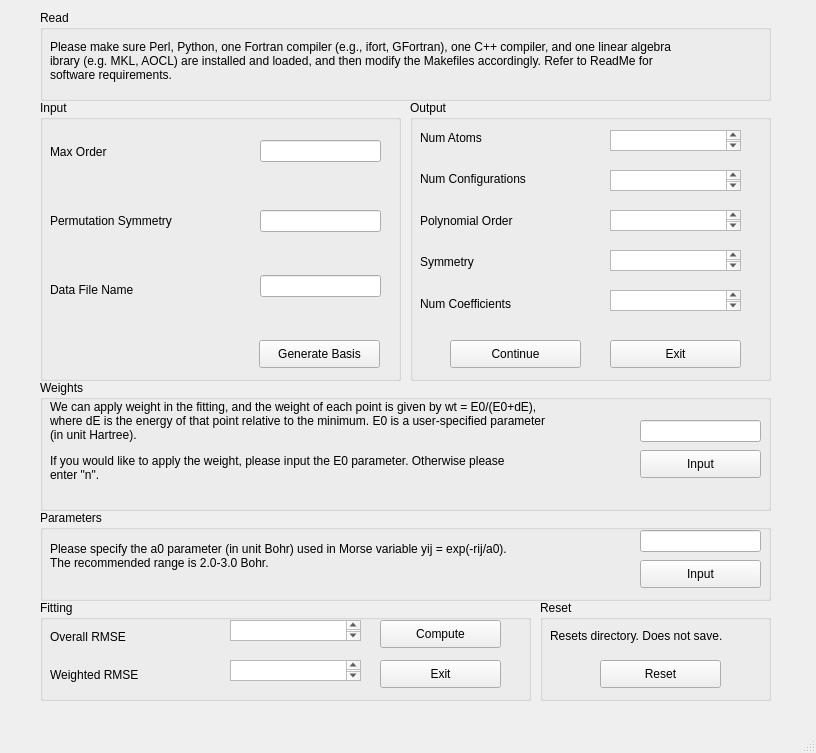
<?xml version="1.0" encoding="UTF-8"?>
<ui version="4.0">
 <class>MainWindow</class>
 <widget class="QMainWindow" name="MainWindow">
  <property name="geometry">
   <rect>
    <x>0</x>
    <y>0</y>
    <width>816</width>
    <height>753</height>
   </rect>
  </property>
  <property name="windowTitle">
   <string>MainWindow</string>
  </property>
  <widget class="QWidget" name="centralwidget">
   <widget class="QGroupBox" name="groupBox">
    <property name="geometry">
     <rect>
      <x>40</x>
      <y>100</y>
      <width>361</width>
      <height>281</height>
     </rect>
    </property>
    <property name="title">
     <string>Input</string>
    </property>
    <widget class="QWidget" name="gridLayoutWidget">
     <property name="geometry">
      <rect>
       <x>10</x>
       <y>20</y>
       <width>181</width>
       <height>201</height>
      </rect>
     </property>
     <layout class="QGridLayout" name="gridLayout">
      <property name="horizontalSpacing">
       <number>60</number>
      </property>
      <item row="1" column="0">
       <widget class="QLabel" name="label_2">
        <property name="text">
         <string>Permutation Symmetry</string>
        </property>
       </widget>
      </item>
      <item row="0" column="0">
       <widget class="QLabel" name="label">
        <property name="text">
         <string>Max Order</string>
        </property>
       </widget>
      </item>
      <item row="2" column="0">
       <widget class="QLabel" name="label_3">
        <property name="text">
         <string>Data File Name</string>
        </property>
       </widget>
      </item>
     </layout>
    </widget>
    <widget class="QPushButton" name="button1">
     <property name="geometry">
      <rect>
       <x>219</x>
       <y>240</y>
       <width>121</width>
       <height>28</height>
      </rect>
     </property>
     <property name="text">
      <string>Generate Basis</string>
     </property>
    </widget>
   </widget>
   <widget class="QGroupBox" name="groupBox_2">
    <property name="geometry">
     <rect>
      <x>410</x>
      <y>100</y>
      <width>361</width>
      <height>281</height>
     </rect>
    </property>
    <property name="title">
     <string>Output</string>
    </property>
    <widget class="QWidget" name="verticalLayoutWidget">
     <property name="geometry">
      <rect>
       <x>10</x>
       <y>20</y>
       <width>341</width>
       <height>201</height>
      </rect>
     </property>
     <layout class="QVBoxLayout" name="verticalLayout">
      <item>
       <widget class="QLabel" name="label_4">
        <property name="text">
         <string>Num Atoms</string>
        </property>
       </widget>
      </item>
      <item>
       <widget class="QLabel" name="label_5">
        <property name="text">
         <string>Num Configurations</string>
        </property>
       </widget>
      </item>
      <item>
       <widget class="QLabel" name="label_6">
        <property name="text">
         <string>Polynomial Order</string>
        </property>
       </widget>
      </item>
      <item>
       <widget class="QLabel" name="label_7">
        <property name="text">
         <string>Symmetry</string>
        </property>
       </widget>
      </item>
      <item>
       <widget class="QLabel" name="label_8">
        <property name="text">
         <string>Num Coefficients</string>
        </property>
       </widget>
      </item>
     </layout>
    </widget>
    <widget class="QTextBrowser" name="textBrowser">
     <property name="geometry">
      <rect>
       <x>200</x>
       <y>30</y>
       <width>131</width>
       <height>21</height>
      </rect>
     </property>
    </widget>
    <widget class="QTextBrowser" name="textBrowser_2">
     <property name="geometry">
      <rect>
       <x>200</x>
       <y>70</y>
       <width>131</width>
       <height>21</height>
      </rect>
     </property>
    </widget>
    <widget class="QTextBrowser" name="textBrowser_3">
     <property name="geometry">
      <rect>
       <x>200</x>
       <y>110</y>
       <width>131</width>
       <height>21</height>
      </rect>
     </property>
    </widget>
    <widget class="QPushButton" name="button2">
     <property name="geometry">
      <rect>
       <x>40</x>
       <y>240</y>
       <width>131</width>
       <height>28</height>
      </rect>
     </property>
     <property name="text">
      <string>Continue</string>
     </property>
    </widget>
    <widget class="QPushButton" name="button3">
     <property name="geometry">
      <rect>
       <x>200</x>
       <y>240</y>
       <width>131</width>
       <height>28</height>
      </rect>
     </property>
     <property name="text">
      <string>Exit</string>
     </property>
    </widget>
    <widget class="QTextBrowser" name="textBrowser_4">
     <property name="geometry">
      <rect>
       <x>200</x>
       <y>150</y>
       <width>131</width>
       <height>21</height>
      </rect>
     </property>
    </widget>
    <widget class="QTextBrowser" name="textBrowser_5">
     <property name="geometry">
      <rect>
       <x>200</x>
       <y>190</y>
       <width>131</width>
       <height>21</height>
      </rect>
     </property>
    </widget>
   </widget>
   <widget class="QGroupBox" name="groupBox_3">
    <property name="geometry">
     <rect>
      <x>40</x>
      <y>380</y>
      <width>731</width>
      <height>131</height>
     </rect>
    </property>
    <property name="title">
     <string>Weights</string>
    </property>
    <widget class="QWidget" name="gridLayoutWidget_2">
     <property name="geometry">
      <rect>
       <x>10</x>
       <y>20</y>
       <width>561</width>
       <height>88</height>
      </rect>
     </property>
     <layout class="QGridLayout" name="gridLayout_2">
      <item row="0" column="1">
       <widget class="QLabel" name="label_9">
        <property name="text">
         <string>We can apply weight in the fitting, and the weight of each point is given by wt = E0/(E0+dE),
where dE is the energy of that point relative to the minimum. E0 is a user-specified parameter
(in unit Hartree).</string>
        </property>
       </widget>
      </item>
      <item row="1" column="1">
       <widget class="QLabel" name="label_10">
        <property name="text">
         <string>If you would like to apply the weight, please input the E0 parameter. Otherwise please
enter &quot;n&quot;.</string>
        </property>
       </widget>
      </item>
     </layout>
    </widget>
    <widget class="QLineEdit" name="lineEdit_4">
     <property name="geometry">
      <rect>
       <x>600</x>
       <y>40</y>
       <width>121</width>
       <height>22</height>
      </rect>
     </property>
    </widget>
    <widget class="QPushButton" name="button4">
     <property name="geometry">
      <rect>
       <x>600</x>
       <y>70</y>
       <width>121</width>
       <height>28</height>
      </rect>
     </property>
     <property name="text">
      <string>Input</string>
     </property>
    </widget>
   </widget>
   <widget class="QGroupBox" name="groupBox_4">
    <property name="geometry">
     <rect>
      <x>40</x>
      <y>510</y>
      <width>731</width>
      <height>91</height>
     </rect>
    </property>
    <property name="title">
     <string>Parameters</string>
    </property>
    <widget class="QWidget" name="verticalLayoutWidget_2">
     <property name="geometry">
      <rect>
       <x>10</x>
       <y>20</y>
       <width>561</width>
       <height>51</height>
      </rect>
     </property>
     <layout class="QVBoxLayout" name="verticalLayout_2">
      <item>
       <widget class="QLabel" name="label_11">
        <property name="text">
         <string>Please specify the a0 parameter (in unit Bohr) used in Morse variable yij = exp(-rij/a0). 
The recommended range is 2.0-3.0 Bohr.</string>
        </property>
       </widget>
      </item>
     </layout>
    </widget>
    <widget class="QLineEdit" name="lineEdit_5">
     <property name="geometry">
      <rect>
       <x>600</x>
       <y>20</y>
       <width>121</width>
       <height>22</height>
      </rect>
     </property>
    </widget>
    <widget class="QPushButton" name="button5">
     <property name="geometry">
      <rect>
       <x>600</x>
       <y>50</y>
       <width>121</width>
       <height>28</height>
      </rect>
     </property>
     <property name="text">
      <string>Input</string>
     </property>
    </widget>
   </widget>
   <widget class="QGroupBox" name="groupBox_5">
    <property name="geometry">
     <rect>
      <x>40</x>
      <y>600</y>
      <width>491</width>
      <height>101</height>
     </rect>
    </property>
    <property name="title">
     <string>Fitting</string>
    </property>
    <widget class="QWidget" name="verticalLayoutWidget_3">
     <property name="geometry">
      <rect>
       <x>10</x>
       <y>20</y>
       <width>160</width>
       <height>71</height>
      </rect>
     </property>
     <layout class="QVBoxLayout" name="verticalLayout_3">
      <item>
       <widget class="QLabel" name="label_12">
        <property name="text">
         <string>Overall RMSE</string>
        </property>
       </widget>
      </item>
      <item>
       <widget class="QLabel" name="label_13">
        <property name="text">
         <string>Weighted RMSE</string>
        </property>
       </widget>
      </item>
     </layout>
    </widget>
    <widget class="QTextBrowser" name="textBrowser_6">
     <property name="geometry">
      <rect>
       <x>190</x>
       <y>20</y>
       <width>131</width>
       <height>21</height>
      </rect>
     </property>
    </widget>
    <widget class="QTextBrowser" name="textBrowser_7">
     <property name="geometry">
      <rect>
       <x>190</x>
       <y>60</y>
       <width>131</width>
       <height>21</height>
      </rect>
     </property>
    </widget>
    <widget class="QPushButton" name="button6">
     <property name="geometry">
      <rect>
       <x>340</x>
       <y>20</y>
       <width>121</width>
       <height>28</height>
      </rect>
     </property>
     <property name="text">
      <string>Compute</string>
     </property>
    </widget>
    <widget class="QPushButton" name="button7">
     <property name="geometry">
      <rect>
       <x>340</x>
       <y>60</y>
       <width>121</width>
       <height>28</height>
      </rect>
     </property>
     <property name="text">
      <string>Exit</string>
     </property>
    </widget>
   </widget>
   <widget class="QLineEdit" name="lineEdit_3">
    <property name="geometry">
     <rect>
      <x>260</x>
      <y>275</y>
      <width>121</width>
      <height>22</height>
     </rect>
    </property>
   </widget>
   <widget class="QLineEdit" name="lineEdit">
    <property name="geometry">
     <rect>
      <x>260</x>
      <y>140</y>
      <width>121</width>
      <height>22</height>
     </rect>
    </property>
   </widget>
   <widget class="QLineEdit" name="lineEdit_2">
    <property name="geometry">
     <rect>
      <x>260</x>
      <y>210</y>
      <width>121</width>
      <height>22</height>
     </rect>
    </property>
   </widget>
   <widget class="QGroupBox" name="groupBox_6">
    <property name="geometry">
     <rect>
      <x>540</x>
      <y>600</y>
      <width>231</width>
      <height>101</height>
     </rect>
    </property>
    <property name="title">
     <string>Reset</string>
    </property>
    <widget class="QWidget" name="verticalLayoutWidget_4">
     <property name="geometry">
      <rect>
       <x>10</x>
       <y>20</y>
       <width>211</width>
       <height>31</height>
      </rect>
     </property>
     <layout class="QVBoxLayout" name="verticalLayout_4">
      <item>
       <widget class="QLabel" name="label_14">
        <property name="text">
         <string>Resets directory. Does not save.</string>
        </property>
       </widget>
      </item>
     </layout>
    </widget>
    <widget class="QPushButton" name="button8">
     <property name="geometry">
      <rect>
       <x>60</x>
       <y>60</y>
       <width>121</width>
       <height>28</height>
      </rect>
     </property>
     <property name="text">
      <string>Reset</string>
     </property>
    </widget>
   </widget>
   <widget class="QGroupBox" name="groupBox_7">
    <property name="geometry">
     <rect>
      <x>40</x>
      <y>10</y>
      <width>731</width>
      <height>91</height>
     </rect>
    </property>
    <property name="title">
     <string>Read</string>
    </property>
    <widget class="QWidget" name="verticalLayoutWidget_5">
     <property name="geometry">
      <rect>
       <x>10</x>
       <y>20</y>
       <width>711</width>
       <height>61</height>
      </rect>
     </property>
     <layout class="QVBoxLayout" name="verticalLayout_5">
      <item>
       <widget class="QLabel" name="label_15">
        <property name="text">
         <string>Please make sure Perl, Python, one Fortran compiler (e.g., ifort, GFortran), one C++ compiler, and one linear algebra 
ibrary (e.g. MKL, AOCL) are installed and loaded, and then modify the Makefiles accordingly. Refer to ReadMe for
software requirements.</string>
        </property>
       </widget>
      </item>
     </layout>
    </widget>
   </widget>
  </widget>
  <widget class="QMenuBar" name="menubar">
   <property name="geometry">
    <rect>
     <x>0</x>
     <y>0</y>
     <width>816</width>
     <height>26</height>
    </rect>
   </property>
  </widget>
  <widget class="QStatusBar" name="statusbar"/>
 </widget>
 <resources/>
 <connections/>
</ui>
